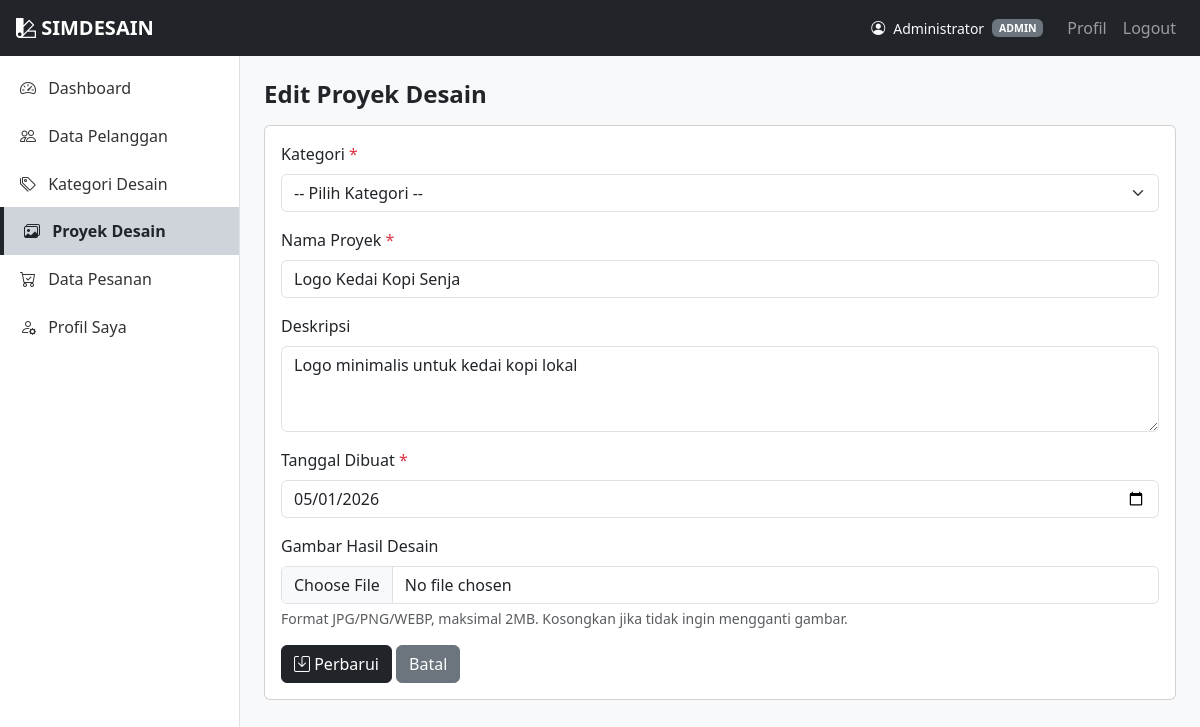
The app's page /proyek/edit.php?id=1 (signed in) with its own data.
### tables this page shows
CREATE TABLE proyek_desain (
    id_proyek       INT AUTO_INCREMENT PRIMARY KEY,
    id_kategori     INT           NOT NULL,
    nama_proyek     VARCHAR(150)  NOT NULL,
    deskripsi       TEXT          DEFAULT NULL,
    gambar_hasil    VARCHAR(255)  DEFAULT NULL,  
    tanggal_dibuat  DATE          NOT NULL,
    created_at      TIMESTAMP     DEFAULT CURRENT_TIMESTAMP,

    CONSTRAINT fk_proyek_kategori
        FOREIGN KEY (id_kategori) REFERENCES kategori_desain(id_kategori)
        ON UPDATE CASCADE
        ON DELETE RESTRICT
);

### proyek/edit.php (the view, shortened to what this page needs)
<?php
require_once '../config/koneksi.php';
$id = isset($_GET['id']) ? (int) $_GET['id'] : 0;
$stmt = $koneksi->prepare("SELECT * FROM proyek_desain WHERE id_proyek = ?");
$stmt->bind_param("i", $id);
$stmt->execute();
$hasil = $stmt->get_result();
$proyek = $hasil->fetch_assoc();
$nama_proyek    = $proyek['nama_proyek'];
$deskripsi      = $proyek['deskripsi'];
$tanggal_dibuat = $proyek['tanggal_dibuat'];
?>
<?php require_once '../includes/header.php'; ?>
<div class="wrapper">
    <?php require_once '../includes/sidebar.php'; ?>
    <div class="content-area p-4">
        <h4 class="fw-semibold mb-3">Edit Proyek Desain</h4>
        <div class="card">
            <div class="card-body">
                <form method="POST" action="edit.php?id=<?= $id ?>" enctype="multipart/form-data">
                    <div class="mb-3">
                        <label class="form-label">Kategori <span class="text-danger">*</span></label>
                        <select name="id_kategori" class="form-select" required>
                            <option value="">-- Pilih Kategori --</option>
                        </select>
                    </div>
                    <div class="mb-3">
                        <label class="form-label">Nama Proyek <span class="text-danger">*</span></label>
                        <input type="text" name="nama_proyek" class="form-control"
                               value="<?= htmlspecialchars($nama_proyek) ?>" required>
                    </div>
                    <div class="mb-3">
                        <label class="form-label">Deskripsi</label>
                        <textarea name="deskripsi" class="form-control" rows="3"><?= htmlspecialchars($deskripsi) ?></textarea>
                    </div>
                    <div class="mb-3">
                        <label class="form-label">Tanggal Dibuat <span class="text-danger">*</span></label>
                        <input type="date" name="tanggal_dibuat" class="form-control"
                               value="<?= htmlspecialchars($tanggal_dibuat) ?>" required>
                    </div>
                    <div class="mb-3">
                        <label class="form-label">Gambar Hasil Desain</label>
                        <input type="file" name="gambar_hasil" class="form-control" accept=".jpg,.jpeg,.png,.webp">
                        <div class="form-text">Format JPG/PNG/WEBP, maksimal 2MB. Kosongkan jika tidak ingin mengganti gambar.</div>
                    </div>
                    <button type="submit" class="btn btn-dark">
                        <i class="bi bi-save"></i> Perbarui
                    </button>
                    <a href="index.php" class="btn btn-secondary">Batal</a>
                </form>
            </div>
        </div>
    </div>
</div>
<?php require_once '../includes/footer.php'; ?>

### assets/css/style.css (style rules this page uses)
body { background-color: #f8f9fa; }
.wrapper { display: flex; min-height: calc(100vh - 56px); }
.content-area { flex: 1; min-width: 0; }

### records on screen
proyek_desain: nama_proyek "Logo Kedai Kopi Senja", deskripsi "Logo minimalis untuk kedai kopi lokal", tanggal_dibuat "05/01/2026"

### other values on screen
$_SESSION['nama_lengkap'] "Administrator"
$_SESSION['role'] "ADMIN"
